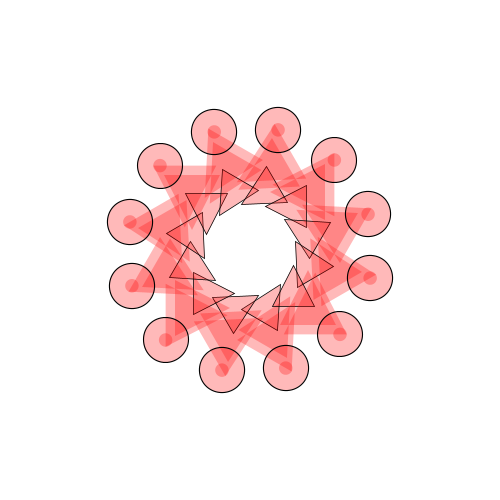
Frame 1 (no input)
Frame 60 (the mouse pressed at the canvas centre just before this capture): identical to frame 1, image omitted
Frame 120 (the mouse held since frame 60 and released just before this capture): identical to frame 1, image omitted

The Processing sketch that drew this single still picture (run headless with seeded random() and noise(); from frame 60 on, the mouse is pressed at the canvas centre):

// Processing sketch: processing_84699
// ── processing_84699.pde

void setup()
{size(500,500);}

void draw()
{  background(255);
smooth();
//cercle de triangles
//de base
fill(#FF0000,70);
noStroke();
translate(width/2, height/2);
for (int i=0;i<360;i+=30)
{rotate(radians(30));
triangle(30, 75, 58, 20, 86, 75);}
//plus petit
stroke(2);
scale(0.75);
for (int i=0;i<360;i+=30)
{rotate(radians(30));
triangle(30, 75, 58, 20, 86, 75);}
//plus grand
noStroke();
scale(1.5);
for (int i=0;i<360;i+=30)
{rotate(radians(30));
triangle(30, 75, 58, 20, 86, 75);}

// Cercles
// de base
for (int i=0;i<360;i+=30)
{rotate(radians(30));
ellipse(80,75,12,12);}

//moyens
stroke(2);
for (int i=0;i<360;i+=30)
{rotate(radians(30));
ellipse(80,75,40,40);}

}
